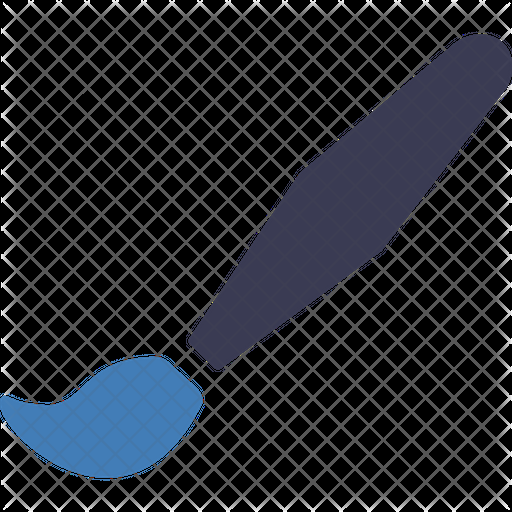
#> input picture virtual_paint/header/blue.png, 512 x 512 px, given in place of the camera
$ jupyter execute --allow-errors opencvbasics.ipynb   (shell and % lines are left out)
#> lines starting #> are read from the running program, lines starting #| are printed output that depends on the picture; after the words box and inside, x2 and y2 are one past the last pixel; in counts of white or black regions, pixels touching at a corner belong together
[cell 1]
import cv2

# Open the webcam (0 = default webcam)
cap = cv2.VideoCapture(0)

# Read one frame
ret, frame = cap.read()
#> frame is the input picture: shape (512, 512, 3); mean B, G, R 46.9, 40.1, 36.5

# Release the webcam
cap.release()

# Save the image
cv2.imwrite("captured_image.jpg", frame)
#> Out = True

[cell 2]
import cv2
import matplotlib.pyplot as plt

# Load image in grayscale
img = cv2.imread('babarface.jpg', cv2.IMREAD_GRAYSCALE)

# Apply Canny Edge Detection
edges = cv2.Canny(img, threshold1=100, threshold2=200)

# Display original and edges side by side
plt.figure(figsize=(5, 5))

plt.subplot(1, 2, 1)
#> (the rest of this cell did not finish here and is left out)

[cell 3]
import cv2
import numpy as np
import matplotlib.pyplot as plt

# Create a blank black image
img = np.zeros((400, 400, 3), dtype=np.uint8)

# Draw a line (image, start_point, end_point, color, thickness)
cv2.line(img, (50, 50), (350, 50), (0, 255, 0), 5)

# Draw a rectangle (top-left, bottom-right)
cv2.rectangle(img, (50, 100), (350, 200), (255, 255, 0), 5)
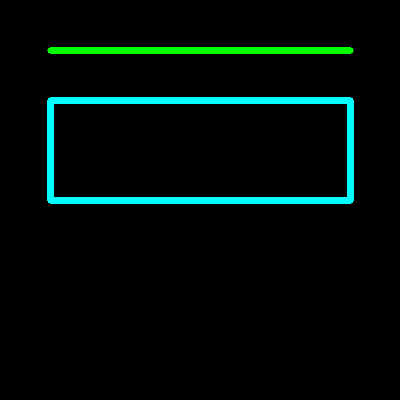
#> img: shape (400, 400, 3); mean of channels 0, 1, 2 8.9, 12.3, 0; drawn as B, G, R

# Draw a filled circle (center, radius, color, -1 for fill)
cv2.circle(img, (200, 300), 40, (0, 255 ,255), 5)

# Put text (image, text, position, font, font_scale, color, thickness)
cv2.putText(img, 'IRTAZA', (120, 380), cv2.FONT_HERSHEY_SIMPLEX, 1, (255, 255, 255), 2)
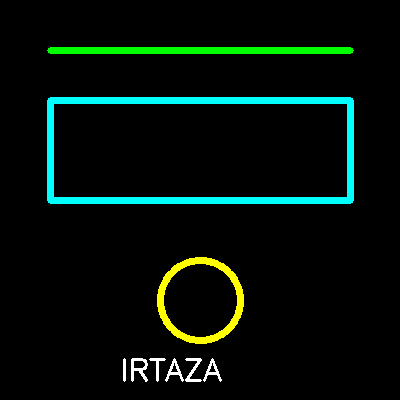
#> img: shape (400, 400, 3); mean of channels 0, 1, 2 10.2, 16.4, 4.1; drawn as B, G, R

# Convert BGR to RGB for display
img_rgb = cv2.cvtColor(img, cv2.COLOR_BGR2RGB)

# Show image
plt.imshow(img_rgb)
plt.axis('off')
plt.title('Shapes and Text')
plt.show()

[cell 4]
import cv2
import numpy as np
import matplotlib.pyplot as plt

# Load image
img = cv2.imread('nature.png')

# Convert BGR to HSV
#> (the rest of this cell did not finish here and is left out)

[cell 5]
import cv2

# Load the face detector xml file
face_cascade = cv2.CascadeClassifier(cv2.data.haarcascades + 'haarcascade_frontalface_default.xml')

[cell 6]
import cv2
import matplotlib.pyplot as plt

# Load image
img = cv2.imread("2face.jpg")
#> (the rest of this cell did not finish here and is left out)

[cell 7]
import cv2
import matplotlib.pyplot as plt

# Load model
#> (the rest of this cell did not finish here and is left out)

#> (a cell that did not finish here is left out)

[cell 9]
import pytesseract

[cell 10]
import numpy as np
import matplotlib as plt

[cell 11]
import cv2
import numpy as np

# Start the camera
cap = cv2.VideoCapture(0)

# Define color ranges in HSV
color_ranges = {
    'Red':    ([0, 120, 100],    [10, 255, 255]),
    'Green':  ([40, 70, 70],     [80, 255, 255]),
    'Blue':   ([90, 100, 100],   [130, 255, 255]),

}

# Assign unique colors for drawing
drawing_colors = {
    'Red':   (0, 0, 255),
    'Green': (0, 255, 0),
    'Blue':  (255, 0, 0),

}

while True:
    ret, frame = cap.read()
    if not ret:
        break

    hsv = cv2.cvtColor(frame, cv2.COLOR_BGR2HSV)
#> hsv: shape (512, 512, 3); mean H, S, V 23.6, 20.7, 47

    for color_name, (lower, upper) in color_ranges.items():
        lower_np = np.array(lower, dtype=np.uint8)
        upper_np = np.array(upper, dtype=np.uint8)

        mask = cv2.inRange(hsv, lower_np, upper_np)
        mask = cv2.dilate(mask, np.ones((5, 5), np.uint8))

        # Bitwise operation to isolate the color
        result = cv2.bitwise_and(frame, frame, mask=mask)

        # Find contours for each color
        contours, _ = cv2.findContours(mask, cv2.RETR_TREE, cv2.CHAIN_APPROX_SIMPLE)
        for cnt in contours:
            area = cv2.contourArea(cnt)
            if area > 300:
                x, y, w, h = cv2.boundingRect(cnt)
                cv2.rectangle(frame, (x, y), (x + w, y + h), drawing_colors[color_name], 2)
                cv2.putText(frame, f"{color_name}", (x, y - 10), cv2.FONT_HERSHEY_SIMPLEX, 0.7, drawing_colors[color_name], 2)
#> this loop made 3 passes
#> contours on pass 2: 2 contours, all with area under 20
#> pass 1, `mask = cv2.inRange(hsv, lower_np, upper_np)`:
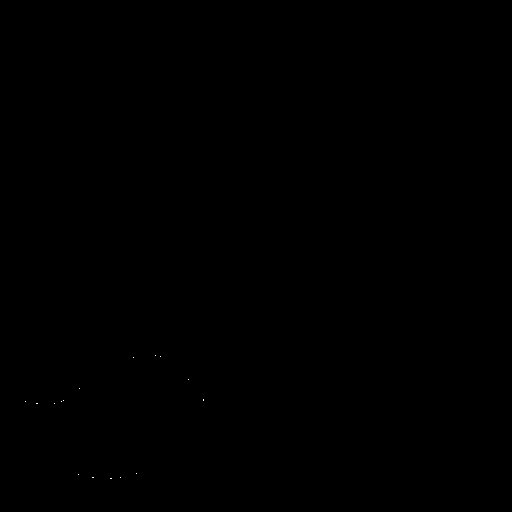
#> mask: shape (512, 512); 0.01% white in thin lines or dots, all inside (x1, y1, x2, y2) = (25, 355, 204, 479)
#> pass 1, `mask = cv2.dilate(mask, np.ones((5, 5), np.uint8))`:
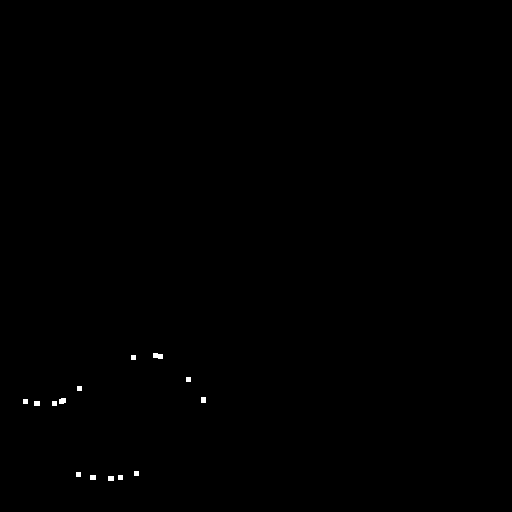
#> mask: shape (512, 512); 0.16% white; 14 white regions, largest, box (x1, y1, x2, y2) and area: (153, 353, 163, 359) 50, (59, 398, 66, 404) 38, (201, 397, 206, 403) 30
#> after the loop:
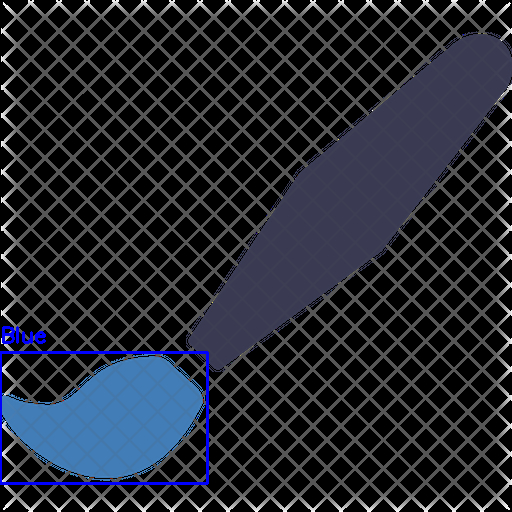
#> frame: shape (512, 512, 3); 0.87% of pixels changed, all inside (x1, y1, x2, y2) = (0, 326, 209, 485)
#> after the loop:
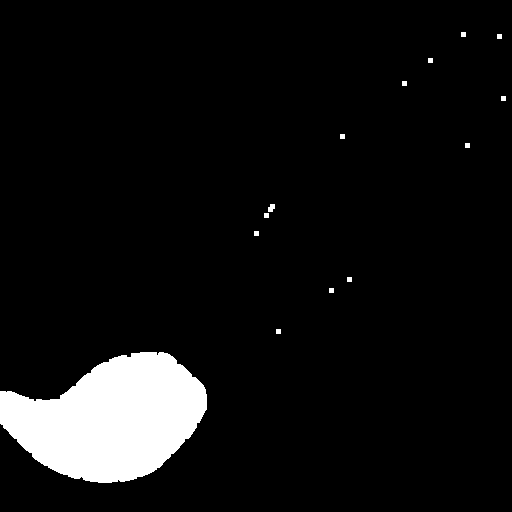
#> mask: shape (512, 512); 7.1% white; 14 white regions, largest, box (x1, y1, x2, y2) and area: (0, 352, 207, 483) 18161, (268, 204, 275, 212) 44, (461, 32, 466, 37) 25

    cv2.imshow("Color Detection", frame)

    if cv2.waitKey(1) & 0xFF == ord('q'):
#> (key q is pressed here)
        break

cap.release()
cv2.destroyAllWindows()

$ run again, on virtual_paint/header/red.png
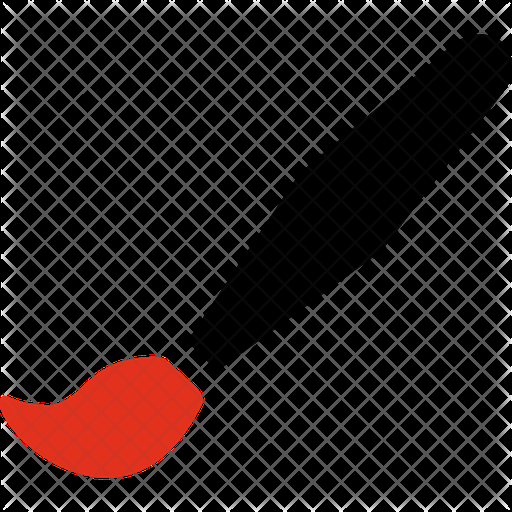
#> input picture virtual_paint/header/red.png, 512 x 512 px, given in place of the camera
#> frame is the input picture: shape (512, 512, 3); mean B, G, R 26.2, 27.4, 37.8
#> Out = True
#> hsv: shape (512, 512, 3); mean H, S, V 0.2, 13.3, 37.8
#> the loop `for color_name, (lower, upper) in color_ranges.items():` made 3 passes
#> pass 1, `mask = cv2.inRange(hsv, lower_np, upper_np)`:
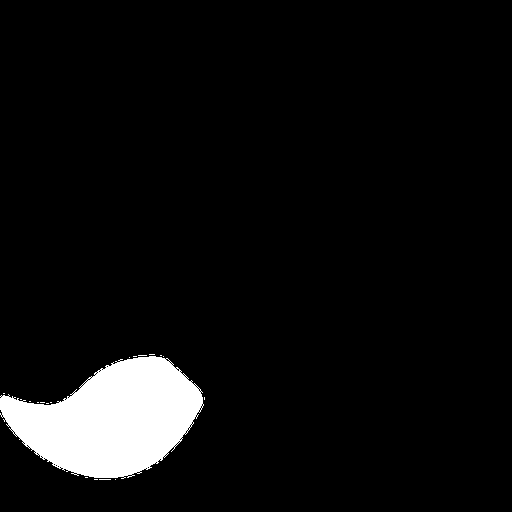
#> mask: shape (512, 512); 6% white; 19 white regions (18 under 20 px), largest, box (x1, y1, x2, y2) and area: (0, 356, 204, 479) 15713
#> after the loop `for color_name, (lower, upper) in color_ranges.items():`:
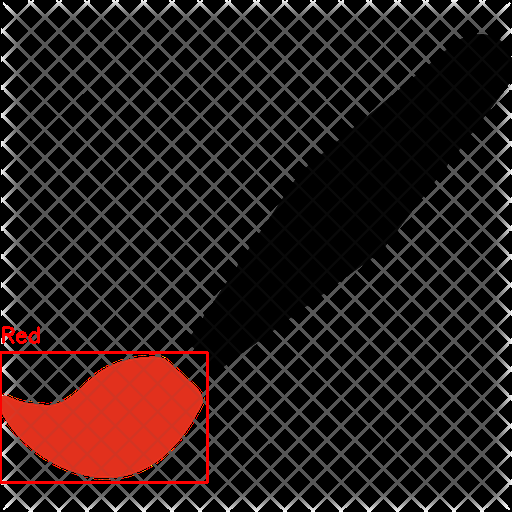
#> frame: shape (512, 512, 3); 0.85% of pixels changed, all inside (x1, y1, x2, y2) = (0, 326, 209, 484)
